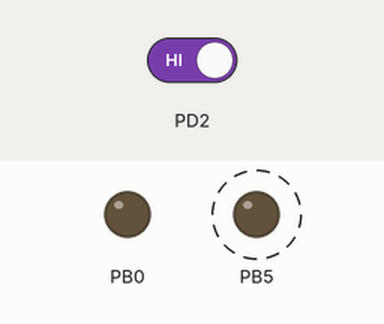
This program was run on a simulated ATmega328P, built with avr-gcc and emulated at 16 MHz. Parts: output pins drawn as LEDs (lit = HIGH). Dashed ring = blinking. The inputs (shaded band) are chosen by the test bench; at power-on: PD2 HIGH.

Above: at 1.2 s.
1.3 s: PD2 driven LOW
Timing chart, 0 to 10.3 s (numbered marks = the images above; inputs shaded):
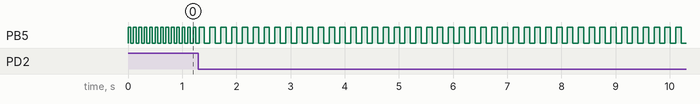

The program:

main.c
```c
////////////////////////////////////////////////////
/*
Baremetal Programming on the Atmel
ATMega328P (Arduino) processor.
Dana Olcott
12/15/17

Ex: A simple program that uses PB5 (Pin13 - led)
and PD2 (Pin2 - interrupt INT0).  Press the user
button to change the flash state.  There are 4 flash
states.  Pressing the user button toggles the flash
state.  The button is configured as input, pullup
enabled, falling edge trigger.

Defines (see makefile)  __AVR_ATmega328P__
Inludes:  /usr/lib/avr/include
*/
///////////////////////////////////////////////

#include <avr/io.h>         //macros
#include <util/delay.h>     //_delay_ms function
#include <avr/interrupt.h>


//////////////////////////////////////////
//register defines
#define PORTB_DATA_R    (*((volatile unsigned char*)0x25))
#define PORTB_DIR_R     (*((volatile unsigned char*)0x24))
#define PINB_R          (*((volatile unsigned char*)0x23))

#define PORTD_DATA_R    (*((volatile unsigned char*)0x2B))
#define PORTD_DIR_R     (*((volatile unsigned char*)0x2A))
#define PIND_R          (*((volatile unsigned char*)0x29))

#define EICRA_R         (*((volatile unsigned char*)0x69))
#define EIMSK_R         (*((volatile unsigned char*)0x3D))
#define EIFR_R          (*((volatile unsigned char*)0x3C))
#define SREG_R          (*((volatile unsigned char*)0x5F))


//////////////////////////////////////
//prototypes
void GPIO_init(void);
void Interrupt_init(void);
void Waste_CPU(unsigned int temp);
void Dummy_Function(void);


void Flash0(void);
void Flash1(void);
void Flash2(void);
void Flash3(void);

unsigned char flashRoutine = 0x00;     //0 - 3

///////////////////////////////////////////
//ISR - Button
//
//waste some CPU time, check the button.
//if pressed, update the flash routine.
//The interrupt flag is self clearing by
//calling this function.
//
ISR(INT0_vect)
{
    unsigned char val = 0x00;
    Waste_CPU(10000);

    //check button press after killing cpu time
    val = PIND_R & 0x04;
    if (!val)
    {
        if (flashRoutine < 3)
            flashRoutine++;
        else
            flashRoutine = 0;
    }
}


///////////////////////////////////////
int main()
{
    GPIO_init();            //configure led and button
    Interrupt_init();       //falling edge trigger

    while(1)
    {
        switch(flashRoutine)
        {
            case 0: Flash0();   break;
            case 1: Flash1();   break;
            case 2: Flash2();   break;
            case 3: Flash3();   break;
        }
    }

	return 0;
}


///////////////////////////////////////////
//GPIO_init
//Configure led and button.  Note, according
//to datasheet, pullup can source current,
//so might be a good idea to add series
//resistor.  either way works and not blew
//up anything yet.
//
void GPIO_init(void)
{
   //Pin 13 - PB5
   PORTB_DIR_R |= 1u << 5; //pin 5 as output
   PORTB_DATA_R &=~ 1u << 5;   //clear

   //pin8
   PORTB_DIR_R |= 1u << 0; //pin 0 as output
   PORTB_DATA_R &=~ 1u << 0;   //clear

   //Pin 2 as input - PD2
   PORTD_DIR_R &=~ 1u << 2; //pin 2 as input
   PORTD_DATA_R &=~ 1u << 2; //clear for no pull
}


/////////////////////////////////
//Button PD2, falling edge
//clear pending by writing high
//sei() enables global interrupts.
//
void Interrupt_init(void)
{

    //configure INT0 - EICRA 0x02 falling edge
    EICRA_R |= 1u << 1;
    EICRA_R &=~ 0x01;

    //interrupt mask - EIMSK - 0x3D - set bit 0
    EIMSK_R |= 0X01;

    //clear pending interrupt - EIFR - 0X3C - bit 0
    EIFR_R |= 0x01;

    //enable global interrupts - set the I-bit in SREG
    SREG_R |= 1u << 7;

    sei();


}


/////////////////////////////////////
void Waste_CPU(unsigned int temp)
{
    volatile unsigned int val = temp;
    while (val > 0)
    {
        val--;
        Dummy_Function();
    }
}


/////////////////////////////////////
void Dummy_Function(void)
{

}

/////////////////////////////////////
//Flash 50ms
void Flash0(void)
{
    PORTB_DATA_R |= 1u << 5;
    _delay_ms(50);
    PORTB_DATA_R &=~ 1u << 5;
    _delay_ms(50);
}

//Flash 100ms
void Flash1(void)
{
    PORTB_DATA_R |= 1u << 5;
    _delay_ms(100);
    PORTB_DATA_R &=~ 1u << 5;
    _delay_ms(100);

}

//Flash 200ms
void Flash2(void)
{
    PORTB_DATA_R |= 1u << 5;
    _delay_ms(200);
    PORTB_DATA_R &=~ 1u << 5;
    _delay_ms(200);

}

//Flash 500ms
void Flash3(void)
{
    PORTB_DATA_R |= 1u << 5;
    _delay_ms(500);
    PORTB_DATA_R &=~ 1u << 5;
    _delay_ms(500);

}
```

Measured:
- after the input at 1.3 s, PB5: alternates HIGH for 0.10 s and LOW for 0.10 s, starting after 0.11 s
- by itself, PB5: alternates HIGH for 0.05 s and LOW for 0.05 s
